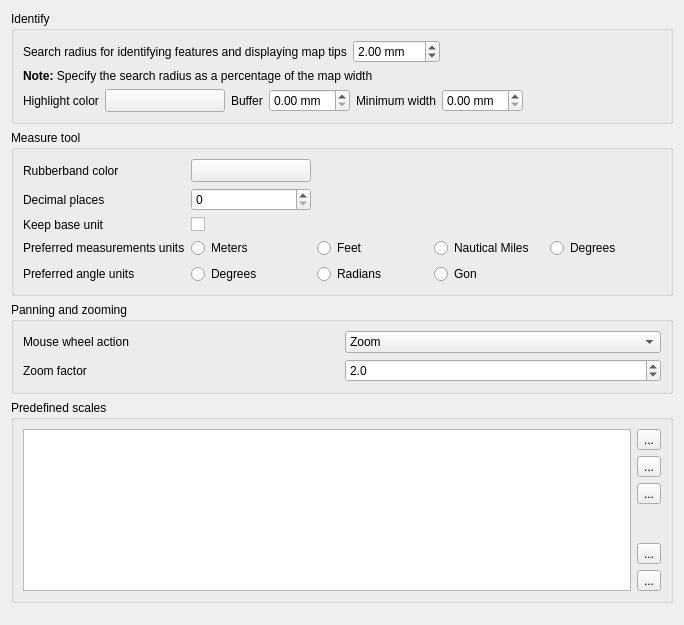
             <widget class="QWidget" name="mOptionsScrollAreaContents_05">
              <property name="geometry">
               <rect>
                <x>-74</x>
                <y>-92</y>
                <width>684</width>
                <height>625</height>
               </rect>
              </property>
              <layout class="QVBoxLayout" name="verticalLayout_30">
               <item>
                <widget class="QgsCollapsibleGroupBox" name="mIdentifyGroupBox">
                 <property name="title">
                  <string>Identify</string>
                 </property>
                 <layout class="QVBoxLayout" name="verticalLayout_37">
                  <item>
                   <layout class="QHBoxLayout" name="mIdentifyRadiusHorizontalLayout">
                    <item>
                     <widget class="QLabel" name="textLabel1_3">
                      <property name="text">
                       <string>Search radius for identifying features and displaying map tips</string>
                      </property>
                     </widget>
                    </item>
                    <item>
                     <widget class="QDoubleSpinBox" name="spinBoxIdentifyValue">
                      <property name="suffix">
                       <string> mm</string>
                      </property>
                      <property name="maximum">
                       <double>100.000000000000000</double>
                      </property>
                      <property name="singleStep">
                       <double>1.000000000000000</double>
                      </property>
                      <property name="value">
                       <double>2.000000000000000</double>
                      </property>
                     </widget>
                    </item>
                    <item>
                     <spacer name="horizontalSpacer_44">
                      <property name="orientation">
                       <enum>Qt::Horizontal</enum>
                      </property>
                      <property name="sizeHint" stdset="0">
                       <size>
                        <width>40</width>
                        <height>20</height>
                       </size>
                      </property>
                     </spacer>
                    </item>
                   </layout>
                  </item>
                  <item>
                   <widget class="QLabel" name="textLabel2">
                    <property name="text">
                     <string>&lt;b&gt;Note:&lt;/b&gt; Specify the search radius as a percentage of the map width</string>
                    </property>
                    <property name="wordWrap">
                     <bool>false</bool>
                    </property>
                   </widget>
                  </item>
                  <item>
                   <layout class="QHBoxLayout" name="mIdentifyHighlightHorizontalLayout">
                    <item>
                     <widget class="QLabel" name="mIdentifyHighlighColorLabel">
                      <property name="text">
                       <string>Highlight color</string>
                      </property>
                     </widget>
                    </item>
                    <item>
                     <widget class="QgsColorButtonV2" name="mIdentifyHighlightColorButton">
                      <property name="sizePolicy">
                       <sizepolicy hsizetype="Fixed" vsizetype="Fixed">
                        <horstretch>0</horstretch>
                        <verstretch>0</verstretch>
                       </sizepolicy>
                      </property>
                      <property name="minimumSize">
                       <size>
                        <width>120</width>
                        <height>0</height>
                       </size>
                      </property>
                      <property name="maximumSize">
                       <size>
                        <width>120</width>
                        <height>16777215</height>
                       </size>
                      </property>
                      <property name="toolTip">
                       <string>&lt;html&gt;&lt;head/&gt;&lt;body&gt;&lt;p&gt;The color used to highlight identified feature. The alpha channel is only used for polygons fill, lines and outlines are fully opaque.&lt;/p&gt;&lt;/body&gt;&lt;/html&gt;</string>
                      </property>
                      <property name="text">
                       <string/>
                      </property>
                     </widget>
                    </item>
                    <item>
                     <widget class="QLabel" name="mIdentifyHighlightBufferLabel">
                      <property name="toolTip">
                       <string/>
                      </property>
                      <property name="text">
                       <string>Buffer</string>
                      </property>
                     </widget>
                    </item>
                    <item>
                     <widget class="QDoubleSpinBox" name="mIdentifyHighlightBufferSpinBox">
                      <property name="toolTip">
                       <string>Lines / outlines buffer in millimeters.</string>
                      </property>
                      <property name="suffix">
                       <string> mm</string>
                      </property>
                     </widget>
                    </item>
                    <item>
                     <widget class="QLabel" name="mIdentifyHighlightMinWidthLabel">
                      <property name="toolTip">
                       <string/>
                      </property>
                      <property name="text">
                       <string>Minimum width</string>
                      </property>
                     </widget>
                    </item>
                    <item>
                     <widget class="QDoubleSpinBox" name="mIdentifyHighlightMinWidthSpinBox">
                      <property name="toolTip">
                       <string>Minimum line / outline width in millimeters.</string>
                      </property>
                      <property name="suffix">
                       <string> mm</string>
                      </property>
                     </widget>
                    </item>
                    <item>
                     <spacer name="horizontalSpacer_45">
                      <property name="orientation">
                       <enum>Qt::Horizontal</enum>
                      </property>
                      <property name="sizeHint" stdset="0">
                       <size>
                        <width>40</width>
                        <height>20</height>
                       </size>
                      </property>
                     </spacer>
                    </item>
                   </layout>
                  </item>
                 </layout>
                </widget>
               </item>
               <item>
                <widget class="QgsCollapsibleGroupBox" name="groupBox_6">
                 <property name="title">
                  <string>Measure tool</string>
                 </property>
                 <layout class="QGridLayout" name="gridLayout_21">
                  <item row="2" column="0">
                   <widget class="QLabel" name="textLabel1_10">
                    <property name="text">
                     <string>Rubberband color</string>
                    </property>
                   </widget>
                  </item>
                  <item row="5" column="0">
                   <widget class="QLabel" name="textLabel1_11">
                    <property name="text">
                     <string>Preferred measurements units</string>
                    </property>
                   </widget>
                  </item>
                  <item row="5" column="1">
                   <widget class="QRadioButton" name="radMeters">
                    <property name="text">
                     <string>Meters</string>
                    </property>
                   </widget>
                  </item>
                  <item row="5" column="2">
                   <widget class="QRadioButton" name="radFeet">
                    <property name="text">
                     <string>Feet</string>
                    </property>
                   </widget>
                  </item>
                  <item row="5" column="3">
                   <widget class="QRadioButton" name="radNautical">
                    <property name="text">
                     <string>Nautical Miles</string>
                    </property>
                   </widget>
                  </item>
                  <item row="5" column="4">
                   <widget class="QRadioButton" name="radDegrees">
                    <property name="text">
                     <string>Degrees</string>
                    </property>
                   </widget>
                  </item>
                  <item row="6" column="0">
                   <widget class="QLabel" name="mAngleUnitsLabel">
                    <property name="text">
                     <string>Preferred angle units</string>
                    </property>
                   </widget>
                  </item>
                  <item row="6" column="1">
                   <widget class="QRadioButton" name="mDegreesRadioButton">
                    <property name="text">
                     <string>Degrees</string>
                    </property>
                   </widget>
                  </item>
                  <item row="6" column="2">
                   <widget class="QRadioButton" name="mRadiansRadioButton">
                    <property name="text">
                     <string>Radians</string>
                    </property>
                   </widget>
                  </item>
                  <item row="3" column="0">
                   <widget class="QLabel" name="label_12">
                    <property name="text">
                     <string>Decimal places</string>
                    </property>
                   </widget>
                  </item>
                  <item row="3" column="1">
                   <widget class="QSpinBox" name="mDecimalPlacesSpinBox"/>
                  </item>
                  <item row="4" column="0">
                   <widget class="QLabel" name="label_13">
                    <property name="text">
                     <string>Keep base unit</string>
                    </property>
                   </widget>
                  </item>
                  <item row="4" column="1">
                   <widget class="QCheckBox" name="mKeepBaseUnitCheckBox">
                    <property name="text">
                     <string/>
                    </property>
                   </widget>
                  </item>
                  <item row="6" column="3">
                   <widget class="QRadioButton" name="mGonRadioButton">
                    <property name="text">
                     <string>Gon</string>
                    </property>
                   </widget>
                  </item>
                  <item row="2" column="2" colspan="3">
                   <spacer>
                    <property name="orientation">
                     <enum>Qt::Horizontal</enum>
                    </property>
                    <property name="sizeHint" stdset="0">
                     <size>
                      <width>191</width>
                      <height>20</height>
                     </size>
                    </property>
                   </spacer>
                  </item>
                  <item row="2" column="1">
                   <widget class="QgsColorButtonV2" name="pbnMeasureColor">
                    <property name="sizePolicy">
                     <sizepolicy hsizetype="Fixed" vsizetype="Fixed">
                      <horstretch>0</horstretch>
                      <verstretch>0</verstretch>
                     </sizepolicy>
                    </property>
                    <property name="minimumSize">
                     <size>
                      <width>120</width>
                      <height>0</height>
                     </size>
                    </property>
                    <property name="maximumSize">
                     <size>
                      <width>120</width>
                      <height>16777215</height>
                     </size>
                    </property>
                    <property name="text">
                     <string/>
                    </property>
                   </widget>
                  </item>
                 </layout>
                </widget>
               </item>
               <item>
                <widget class="QgsCollapsibleGroupBox" name="groupBox_10">
                 <property name="title">
                  <string>Panning and zooming</string>
                 </property>
                 <layout class="QGridLayout" name="_8">
                  <item row="1" column="0">
                   <widget class="QLabel" name="label_3">
                    <property name="text">
                     <string>Zoom factor</string>
                    </property>
                   </widget>
                  </item>
                  <item row="0" column="0">
                   <widget class="QLabel" name="label_2">
                    <property name="text">
                     <string>Mouse wheel action</string>
                    </property>
                   </widget>
                  </item>
                  <item row="1" column="1">
                   <widget class="QDoubleSpinBox" name="spinZoomFactor">
                    <property name="decimals">
                     <number>1</number>
                    </property>
                    <property name="minimum">
                     <double>1.100000000000000</double>
                    </property>
                    <property name="value">
                     <double>2.000000000000000</double>
                    </property>
                   </widget>
                  </item>
                  <item row="0" column="1">
                   <widget class="QComboBox" name="cmbWheelAction">
                    <item>
                     <property name="text">
                      <string>Zoom</string>
                     </property>
                    </item>
                    <item>
                     <property name="text">
                      <string>Zoom and recenter</string>
                     </property>
                    </item>
                    <item>
                     <property name="text">
                      <string>Zoom to mouse cursor</string>
                     </property>
                    </item>
                    <item>
                     <property name="text">
                      <string>Nothing</string>
                     </property>
                    </item>
                   </widget>
                  </item>
                 </layout>
                </widget>
               </item>
               <item>
                <widget class="QgsCollapsibleGroupBox" name="groupBox_15">
                 <property name="title">
                  <string>Predefined scales</string>
                 </property>
                 <layout class="QGridLayout" name="gridLayout_26">
                  <item row="0" column="0">
                   <widget class="QListWidget" name="mListGlobalScales"/>
                  </item>
                  <item row="0" column="1">
                   <layout class="QVBoxLayout" name="verticalLayout_13">
                    <item>
                     <widget class="QToolButton" name="pbnAddScale">
                      <property name="toolTip">
                       <string>Add predefined scale</string>
                      </property>
                      <property name="text">
                       <string>...</string>
                      </property>
                      <property name="icon">
                       <iconset resource="../../images/images.qrc">
                        <normaloff>:/images/themes/default/mActionSignPlus.png</normaloff>:/images/themes/default/mActionSignPlus.png</iconset>
                      </property>
                     </widget>
                    </item>
                    <item>
                     <widget class="QToolButton" name="pbnRemoveScale">
                      <property name="toolTip">
                       <string>Remove selected</string>
                      </property>
                      <property name="text">
                       <string>...</string>
                      </property>
                      <property name="icon">
                       <iconset resource="../../images/images.qrc">
                        <normaloff>:/images/themes/default/mActionSignMinus.png</normaloff>:/images/themes/default/mActionSignMinus.png</iconset>
                      </property>
                     </widget>
                    </item>
                    <item>
                     <widget class="QToolButton" name="pbnDefaultScaleValues">
                      <property name="toolTip">
                       <string>Insert default scales</string>
                      </property>
                      <property name="text">
                       <string>...</string>
                      </property>
                      <property name="icon">
                       <iconset resource="../../images/images.qrc">
                        <normaloff>:/images/themes/default/mActionOpenTable.png</normaloff>:/images/themes/default/mActionOpenTable.png</iconset>
                      </property>
                     </widget>
                    </item>
                    <item>
                     <spacer name="verticalSpacer_7">
                      <property name="orientation">
                       <enum>Qt::Vertical</enum>
                      </property>
                      <property name="sizeHint" stdset="0">
                       <size>
                        <width>20</width>
                        <height>40</height>
                       </size>
                      </property>
                     </spacer>
                    </item>
                    <item>
                     <widget class="QToolButton" name="pbnImportScales">
                      <property name="toolTip">
                       <string>Import from file</string>
                      </property>
                      <property name="text">
                       <string>...</string>
                      </property>
                      <property name="icon">
                       <iconset resource="../../images/images.qrc">
                        <normaloff>:/images/themes/default/mActionFileOpen.svg</normaloff>:/images/themes/default/mActionFileOpen.svg</iconset>
                      </property>
                     </widget>
                    </item>
                    <item>
                     <widget class="QToolButton" name="pbnExportScales">
                      <property name="toolTip">
                       <string>Export to file</string>
                      </property>
                      <property name="text">
                       <string>...</string>
                      </property>
                      <property name="icon">
                       <iconset resource="../../images/images.qrc">
                        <normaloff>:/images/themes/default/mActionFileSave.svg</normaloff>:/images/themes/default/mActionFileSave.svg</iconset>
                      </property>
                     </widget>
                    </item>
                   </layout>
                  </item>
                 </layout>
                </widget>
               </item>
               <item>
                <spacer name="verticalSpacer_3">
                 <property name="orientation">
                  <enum>Qt::Vertical</enum>
                 </property>
                 <property name="sizeHint" stdset="0">
                  <size>
                   <width>20</width>
                   <height>40</height>
                  </size>
                 </property>
                </spacer>
               </item>
              </layout>
             </widget>
